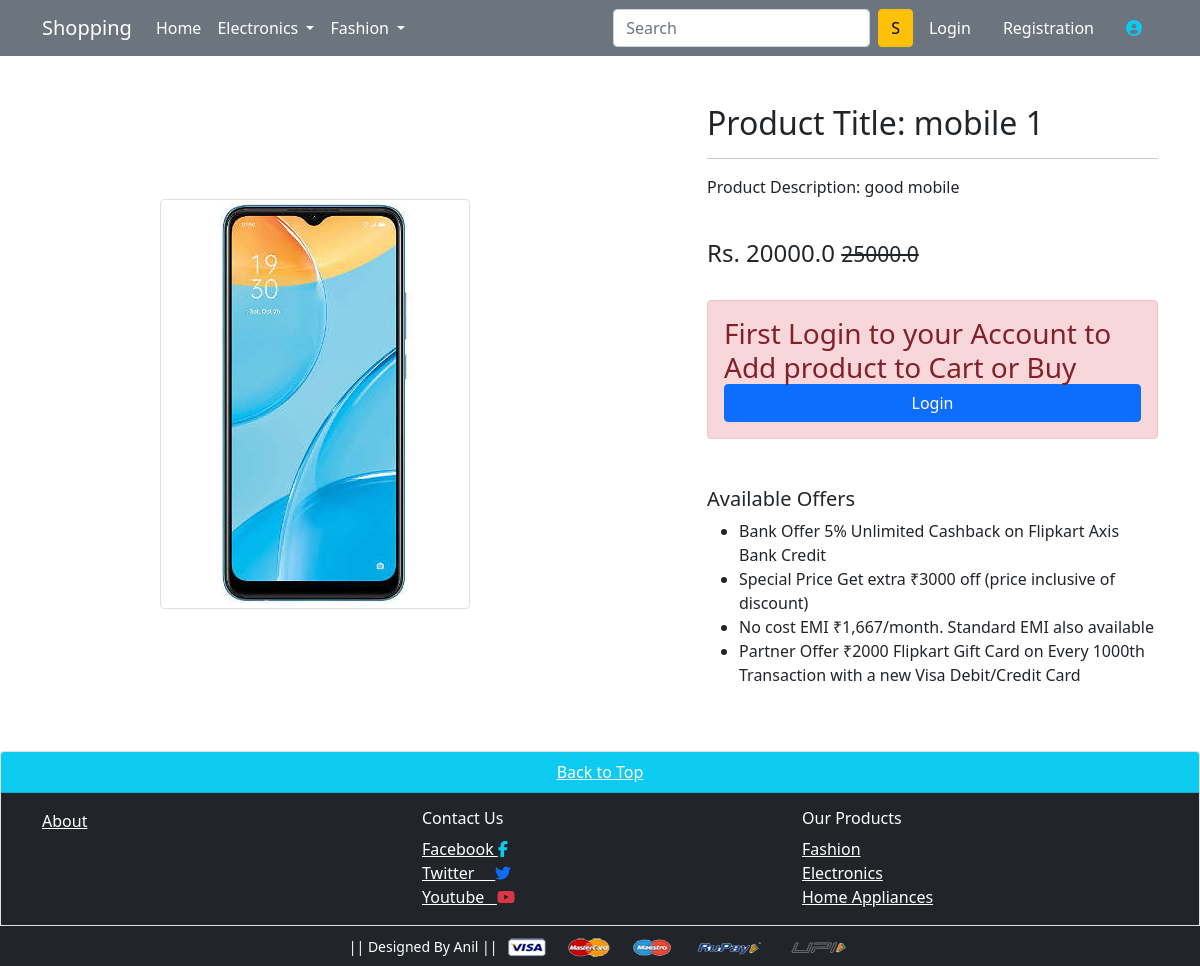
/product-detail/2/, run on the app's committed database.
### app/models.py (models this page shows, shortened)
class product(models.Model):
    title=models.CharField(max_length=64)
    selling_price=models.FloatField()
    discount_price=models.FloatField()
    description=models.TextField()
    brand=models.CharField(max_length=64)
    catagory=models.CharField(max_length=64,choices=CATAGORY_CHOICES)
    product_image=models.ImageField(upload_to='productimg')

### app/views.py (the view)
# urls.py: path('product-detail/<int:pk>/', views.product_detail.as_view(), name='product-detail'),
class product_detail(View):
 def get(self,request,pk):
  pr=product.objects.get(pk=pk)
  item_in_cart=False
  cartitemno=None
  if request.user.is_authenticated:
      item_in_cart=cart.objects.filter(Q(product=pr.id)&Q(user=request.user)).exists()
      cartitemno=len(cart.objects.filter(user=request.user))
  return render(request,'app/productdetail.html',{'partproduct':pr,'mycart':item_in_cart,'no_of_cart_item':cartitemno})

### app/templates/app/productdetail.html (shortened to what this page needs)
{% extends 'app/base.html' %}
{% load static %}
{% block main-content %}
<div class="container my-5">
 <div class="row">
  <div class="col-sm-6 text-center align-self-center">
   <img src="{{partproduct.product_image.url}}" alt="" class="img-fluid img-thumbnail">
  </div>
  <div class="col-sm-5 offset-sm-1">
   <h2>Product Title: {{partproduct.title}}</h2>
   <hr>
   <p>Product Description: {{partproduct.description}}</p> <br>
   <h4>Rs. {{partproduct.discount_price}} <small class="fw-light text-decoration-line-through">{{partproduct.selling_price}}</small></h4> <br>
   {% if request.user.is_authenticated %}
   {% if mycart %}
   <a href="{% url 'my_cart' %}" class='btn px-5 py-2 btn-warning text-white'>See in Cart</a>
   {% else %}
   <form action="/addtocart" class="d-inline">
    <input type="hidden" value="{{partproduct.id}}" name='anilproduct_id'>
    <button type="submit" class="btn btn-primary shadow px-5 py-2">add to cart</button>
   </form>
   {% endif %}
   <form action="{% url 'buy-now' %}" class='d-inline'>
     <input type='hidden' name='anilbuynow' value='{{partproduct.id}}'>
     <button type='submit' class="btn btn-danger shadow px-5 py-2 ms-4">Buy Now</button>
   </form>
   {% else %}
   <div>
     <h3 class='alert alert-danger'>First Login to your Account to Add product to Cart or Buy
     <a href="{% url 'login' %}" class='btn btn-primary d-grid'>Login</a></h3>
   </div>
   {% endif %}
   <h5 class="mt-5">Available Offers</h5>
   <ul>
    <li>Bank Offer 5% Unlimited Cashback on Flipkart Axis Bank Credit</li>
    <li>Special Price Get extra ₹3000 off (price inclusive of discount)</li>
    <li>No cost EMI ₹1,667/month. Standard EMI also available</li>
    <li>Partner Offer ₹2000 Flipkart Gift Card on Every 1000th Transaction with a new Visa Debit/Credit Card</li>
   </ul>
  </div>
 </div>
</div>
{% endblock main-content %}

### data on the page
product: product_image (picture), title "mobile 1", description "good mobile", discount_price "20000.0", selling_price "25000.0"
